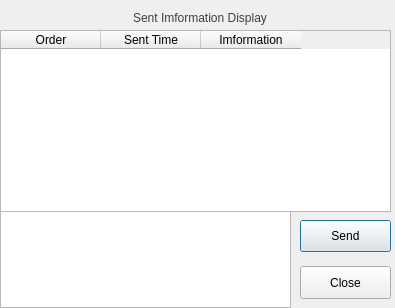
<?xml version="1.0" encoding="UTF-8"?>
<ui version="4.0">
 <class>Dialog</class>
 <widget class="QDialog" name="Dialog">
  <property name="geometry">
   <rect>
    <x>0</x>
    <y>0</y>
    <width>395</width>
    <height>308</height>
   </rect>
  </property>
  <property name="windowTitle">
   <string>Dialog</string>
  </property>
  <property name="styleSheet">
   <string notr="true"/>
  </property>
  <widget class="QPlainTextEdit" name="sendArea">
   <property name="geometry">
    <rect>
     <x>0</x>
     <y>211</y>
     <width>291</width>
     <height>97</height>
    </rect>
   </property>
   <property name="styleSheet">
    <string notr="true"/>
   </property>
  </widget>
  <widget class="QLabel" name="topLabel">
   <property name="geometry">
    <rect>
     <x>0</x>
     <y>0</y>
     <width>400</width>
     <height>35</height>
    </rect>
   </property>
   <property name="styleSheet">
    <string notr="true">color: rgb(63, 63, 63);
font: 25 20pt &quot;Calibri Light&quot;;</string>
   </property>
   <property name="text">
    <string>Sent Imformation Display</string>
   </property>
   <property name="alignment">
    <set>Qt::AlignCenter</set>
   </property>
  </widget>
  <widget class="QPushButton" name="send_Btn">
   <property name="geometry">
    <rect>
     <x>300</x>
     <y>220</y>
     <width>91</width>
     <height>32</height>
    </rect>
   </property>
   <property name="text">
    <string>Send</string>
   </property>
  </widget>
  <widget class="QPushButton" name="close_btn">
   <property name="geometry">
    <rect>
     <x>300</x>
     <y>266</y>
     <width>91</width>
     <height>33</height>
    </rect>
   </property>
   <property name="text">
    <string>Close</string>
   </property>
  </widget>
  <widget class="QTableWidget" name="displayTable">
   <property name="geometry">
    <rect>
     <x>0</x>
     <y>30</y>
     <width>391</width>
     <height>182</height>
    </rect>
   </property>
   <property name="styleSheet">
    <string notr="true"/>
   </property>
   <column>
    <property name="text">
     <string>Order</string>
    </property>
   </column>
   <column>
    <property name="text">
     <string>Sent Time</string>
    </property>
   </column>
   <column>
    <property name="text">
     <string>Imformation</string>
    </property>
   </column>
  </widget>
 </widget>
 <resources/>
 <connections/>
 <slots>
  <slot>setSendBtnEnble()</slot>
 </slots>
</ui>
